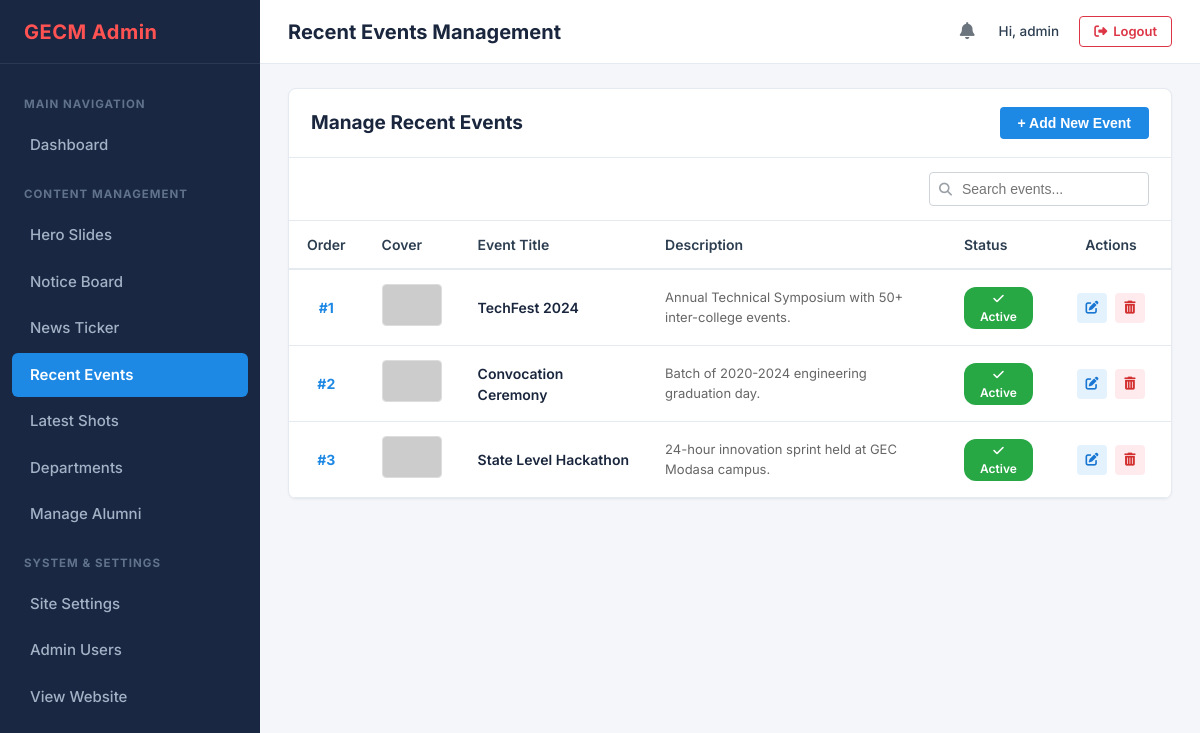
Page /admin/events.php (signed in) on the committed database.
### tables this page shows
CREATE TABLE IF NOT EXISTS `events` (
    `id` INT AUTO_INCREMENT PRIMARY KEY,
    `title` VARCHAR(200) NOT NULL,
    `description` TEXT NOT NULL,
    `image_url` VARCHAR(255) NOT NULL,
    `event_date` DATE DEFAULT NULL,
    `view_url` VARCHAR(255) DEFAULT '#',
    `display_order` INT NOT NULL DEFAULT 0,
    `is_active` TINYINT(1) NOT NULL DEFAULT 1,
    `created_at` TIMESTAMP DEFAULT CURRENT_TIMESTAMP,
    `updated_at` TIMESTAMP DEFAULT CURRENT_TIMESTAMP ON UPDATE CURRENT_TIMESTAMP,
    INDEX `idx_events_active` (`is_active`, `display_order`)
);

### admin/includes/upload_helper.php (called while the page is built, shortened)
<?php
function getAdminImageSrc($path) {
    if (strpos($path, 'http://') === 0 || strpos($path, 'https://') === 0 || strpos($path, '//') === 0) {
        return $path;
    }
    return '../' . ltrim($path, '/');
}

### admin/events.php (the view, shortened to what this page needs)
<?php
require_once __DIR__ . '/includes/upload_helper.php';
$pdo = getDBConnection();
$events = [];
if ($pdo) {
    $stmt = $pdo->query("SELECT * FROM events ORDER BY display_order ASC, id ASC");
    $events = $stmt->fetchAll();
}
require_once __DIR__ . '/includes/header.php';
?>
<div class="admin-card">
    <div class="card-top">
        <div class="card-title-group">
            <h2 class="card-title">Manage Recent Events</h2>
        </div>
        <button type="button" class="btn-add-new" onclick="openModal('addEventModal')">
            + Add New Event
        </button>
    </div>
    <div class="card-actions-row">
        <div class="card-filters" style="margin-left: auto;">
            <div class="search-input-group">
                <i class="fas fa-search"></i>
                <input type="text" class="search-input" placeholder="Search events..." data-table-search="eventsTable">
            </div>
        </div>
    </div>
    <div class="table-responsive">
        <table class="admin-table" id="eventsTable">
            <thead>
                <tr>
                    <th style="width: 60px;">Order</th>
                    <th style="width: 90px;">Cover</th>
                    <th>Event Title</th>
                    <th>Description</th>
                    <th>Status</th>
                    <th style="width: 120px; text-align: center;">Actions</th>
                </tr>
            </thead>
            <tbody>
                <?php foreach ($events as $row): ?>
                <tr data-status="<?= $row['is_active'] ? 'active' : 'inactive' ?>">
                    <td style="font-weight: 700; color: #1e88e5; text-align: center;">#<?= $row['display_order'] ?></td>
                    <td>
                        <img src="<?= htmlspecialchars(getAdminImageSrc($row['image_url'])) ?>" alt="Event Cover" style="width: 60px; height: 42px; object-fit: cover; border-radius: 4px; border: 1px solid #ddd;" onerror="this.src='https://via.placeholder.com/60x42?text=Event';">
                    </td>
                    <td style="font-weight: 600; color: #1a263d;">
                        <?= htmlspecialchars($row['title']) ?>
                    </td>
                    <td style="max-width: 320px; color: #666; font-size: 13px;">
                        <?= htmlspecialchars($row['description']) ?>
                    </td>
                    <td>
                        <a href="events.php?toggle=<?= $row['id'] ?>" title="Click to toggle status">
                            <?php if ($row['is_active']): ?>
                                <span class="badge badge-success"><i class="fas fa-check"></i> Active</span>
                            <?php else: ?>
                                <span class="badge badge-secondary"><i class="fas fa-eye-slash"></i> Inactive</span>
                            <?php endif; ?>
                        </a>
                    </td>
                    <td style="text-align: center;">
                        <div class="table-actions" style="justify-content: center;">
                            <a href="events.php?edit=<?= $row['id'] ?>" class="btn-table-action btn-edit" title="Edit">
                                <i class="fas fa-edit"></i>
                            </a>
                            <a href="events.php?delete=<?= $row['id'] ?>" class="btn-table-action btn-delete" title="Delete" onclick="return confirm('Delete this event?');">
                                <i class="fas fa-trash-alt"></i>
                            </a>
                        </div>
                    </td>
                </tr>
                <?php endforeach; ?>
            </tbody>
        </table>
    </div>
</div>
<?php require_once __DIR__ . '/includes/footer.php'; ?>

### admin/css/admin.css (style rules this page uses)
:root { --admin-sidebar-bg: #192742; --admin-sidebar-hover: rgba(255, 255, 255, 0.08); --admin-sidebar-active: #1e88e5; --admin-sidebar-text: #a4b2c6; --admin-sidebar-text-active: #ffffff; --admin-brand-color: #ff5252; --admin-topbar-bg: #ffffff; --admin-body-bg: #f4f6f9; --admin-card-bg: #ffffff; --admin-border-color: #e5e9f0; --admin-text-main: #2c3e50; --admin-text-muted: #6c757d; --admin-primary: #1e88e5; --admin-success: #28a745; --admin-danger: #dc3545; --admin-warning: #ffc107; --admin-info: #00bcd4; --admin-dark-btn: #495057; --font-family: 'Inter', -apple-system, BlinkMacSystemFont, "Segoe UI", Roboto, "Helvetica Neue", Arial, sans-serif; }
*, *::before, *::after { box-sizing: border-box; margin: 0; padding: 0; }
body { font-family: var(--font-family); background-color: var(--admin-body-bg); color: var(--admin-text-main); line-height: 1.5; font-size: 14px; -webkit-font-smoothing: antialiased; }
a { color: var(--admin-primary); text-decoration: none; transition: color 0.2s ease; }
.admin-card { background-color: var(--admin-card-bg); border: 1px solid var(--admin-border-color); border-radius: 8px; box-shadow: 0 1px 3px rgba(0, 0, 0, 0.04); margin-bottom: 24px; overflow: hidden; }
.card-top { padding: 18px 22px; display: flex; align-items: center; justify-content: space-between; border-bottom: 1px solid var(--admin-border-color); flex-wrap: wrap; gap: 16px; }
.card-title-group { display: flex; align-items: center; gap: 10px; }
.card-title { font-size: 19px; font-weight: 700; color: #1a263d; }
.card-actions-row { padding: 14px 22px; display: flex; align-items: center; justify-content: space-between; flex-wrap: wrap; gap: 14px; background-color: #ffffff; border-bottom: 1px solid var(--admin-border-color); }
.card-filters { display: flex; align-items: center; gap: 12px; flex-wrap: wrap; }
.search-input-group { position: relative; display: flex; align-items: center; }
.search-input-group i { position: absolute; left: 10px; color: #9aa0a6; font-size: 13px; }
.search-input { padding: 8px 12px 8px 32px; border: 1px solid #ced4da; border-radius: 4px; font-size: 14px; outline: none; width: 220px; transition: border-color 0.2s ease, width 0.2s ease; }
.btn-add-new { background-color: var(--admin-primary); color: #ffffff; padding: 8px 18px; border-radius: 4px; font-size: 14px; font-weight: 600; display: inline-flex; align-items: center; gap: 6px; border: none; cursor: pointer; transition: background-color 0.2s ease; }
.table-responsive { width: 100%; overflow-x: auto; }
.admin-table { width: 100%; border-collapse: collapse; text-align: left; font-size: 14px; }
.admin-table th { background-color: #ffffff; color: #2c3e50; font-weight: 600; padding: 13px 18px; border-bottom: 2px solid var(--admin-border-color); white-space: nowrap; font-size: 14px; }
.admin-table td { padding: 14px 18px; border-bottom: 1px solid var(--admin-border-color); color: #495057; vertical-align: middle; font-size: 14px; }
.admin-table tbody tr { transition: background-color 0.15s ease; }
.badge { display: inline-block; padding: 3px 10px; border-radius: 12px; font-size: 12px; font-weight: 600; text-align: center; }
.badge-success { background-color: #28a745; color: #fff; }
.table-actions { display: flex; align-items: center; gap: 8px; }
.btn-table-action { width: 30px; height: 30px; border-radius: 4px; border: none; display: inline-flex; align-items: center; justify-content: center; cursor: pointer; font-size: 13px; transition: opacity 0.2s ease; }
.btn-edit { background-color: #e3f2fd; color: #1976d2; }
.btn-delete { background-color: #ffebee; color: #d32f2f; }

### rows in the picture
events: display_order "1", title "TechFest 2024", description "Annual Technical Symposium with 50+ inter-college events.", is_active 1 (drawn)
events: display_order "2", title "Convocation Ceremony", description "Batch of 2020-2024 engineering graduation day.", is_active 1 (drawn)
events: display_order "3", title "State Level Hackathon", description "24-hour innovation sprint held at GEC Modasa campus.", is_active 1 (drawn)

### other values in the picture
$page_title "Recent Events Management"
$admin['username'] "admin"
